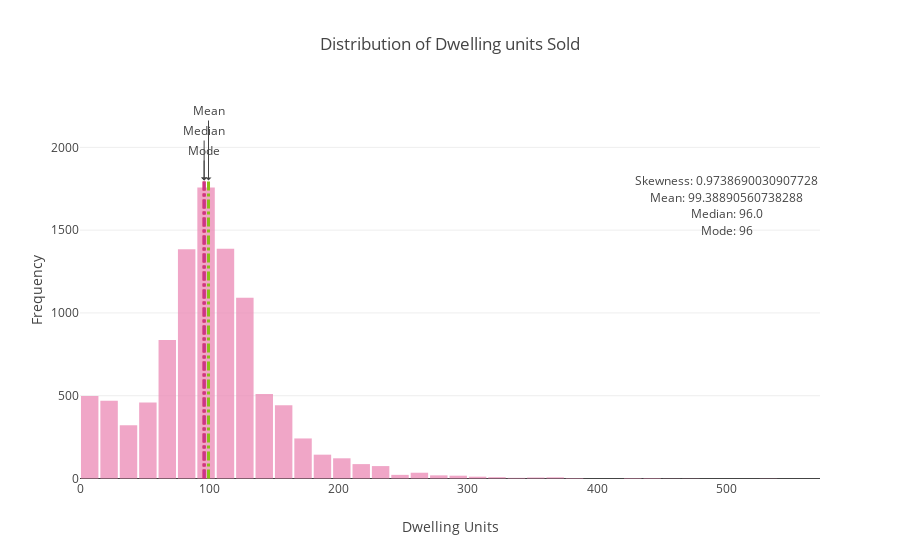

The notebook cell saved with this chart:
### Markdown cell above
<a id='Analysis2'><h2 style='text-decoration:underline'>Distribution of Dwelling Units Sold</h2></a>

> We will analyze the **distribution of dwelling units** for the entire dataset.

### Code cell
print("The skewness of the distribution of the dwelling units is: ", hdb_prop_info_df['total_dwelling_units'].skew())

data = [
  go.Histogram(
    x = hdb_prop_info_df['total_dwelling_units'],
    name = "count",
    xbins=dict(
        start=0.0,
        end= 600,
        size=15
    ),
    marker=dict(
        color='#EB89B5'
    ),
    opacity=0.75
  )
]


layout = go.Layout(
        title = 'Distribution of Dwelling units Sold',
        xaxis = dict(title = 'Dwelling Units'),
        yaxis = dict(title = 'Frequency'),
        bargroupgap = 0.1,
        shapes=[dict({
            'type': 'line',
            'x0': hdb_prop_info_df['total_dwelling_units'].mean(),
            'y0': 0,
            'x1': hdb_prop_info_df['total_dwelling_units'].mean(),
            'y1': 1800,
            'line': {
                'color': '#8bbe1b',
                'width': 3,
                'dash' : 'dashdot'
            }}),
            dict({
            'type': 'line',
            'x0': hdb_prop_info_df['total_dwelling_units'].median(),
            'y0': 0,
            'x1': hdb_prop_info_df['total_dwelling_units'].median(),
            'y1': 1800,
            'line': {
                'color': '#e12c2c',
                'width': 3,
                'dash' : 'dashdot'
            }}),
            dict({
            'type': 'line',
            'x0': hdb_prop_info_df['total_dwelling_units'].mode()[0],
            'y0': 0,
            'x1': hdb_prop_info_df['total_dwelling_units'].mode()[0],
            'y1': 1800,
            'line': {
                'color': '#cc338b',
                'width': 3,
                'dash' : 'dashdot'
            }})],
        annotations=[
        dict(
            x=500,
            y=1800,
            xref='x',
            yref='y',
            text="Skewness: " +  str(hdb_prop_info_df['total_dwelling_units'].skew()),
            showarrow=False,
            ax=0,
            ay=-40
        ),
        dict(
            x=500,
            y=1700,
            xref='x',
            yref='y',
            text="Mean: " +  str(hdb_prop_info_df['total_dwelling_units'].mean()),
            showarrow=False,
            ax=0,
            ay=-40
        ),
        dict(
            x=500,
            y=1600,
            xref='x',
            yref='y',
            text="Median: " +  str(hdb_prop_info_df['total_dwelling_units'].median()),
            showarrow=False,
            ax=0,
            ay=-40
        ),
        dict(
            x=500,
            y=1500,
            xref='x',
            yref='y',
            text="Mode: " +  str(hdb_prop_info_df['total_dwelling_units'].mode()[0]),
            showarrow=False,
            ax=0,
            ay=-40
        ),
       dict(
            x=hdb_prop_info_df['total_dwelling_units'].mean(),
            y=1800,
            xref='x',
            yref='y',
            text='Mean',
            showarrow=True,
            arrowhead=1,
            ax=0,
            ay=-70,
            arrowwidth = 1
        ),
       dict(
            x=hdb_prop_info_df['total_dwelling_units'].median(),
            y=1800,
            xref='x',
            yref='y',
            text='Median',
            showarrow=True,
            arrowhead=1,
            ax=0,
            ay=-50,
            arrowwidth = 1
        ),
      dict(
            x=hdb_prop_info_df['total_dwelling_units'].mode()[0],
            y=1800,
            xref='x',
            yref='y',
            text='Mode',
            showarrow=True,
            arrowhead=1,
            ax= 0,
            ay=-30,
            arrowwidth = 1
        ) 
    ]
)

fig = go.Figure(data=data, layout=layout)

iplot(fig, filename='histogram')

### Figure 1 — Plotly figure (JSON) as saved in the notebook; plotly's stock layout.template omitted (floating-point values rounded to 4 significant figures; data arrays with more than 128 entries replaced by an {"elided": "..."} marker saying what was removed)
{"data": [{"marker": {"color": "#EB89B5"}, "name": "count", "opacity": 0.75, "type": "histogram", "uid": "61abef10-e38d-40aa-af3c-d86e0ba51fe6", "x": {"elided": "9969 int values"}, "xbins": {"end": 600, "size": 15, "start": 0}}], "layout": {"annotations": [{"ax": 0, "ay": -40, "showarrow": false, "text": "Skewness: 0.9738690030907728", "x": 500, "xref": "x", "y": 1800, "yref": "y"}, {"ax": 0, "ay": -40, "showarrow": false, "text": "Mean: 99.38890560738288", "x": 500, "xref": "x", "y": 1700, "yref": "y"}, {"ax": 0, "ay": -40, "showarrow": false, "text": "Median: 96.0", "x": 500, "xref": "x", "y": 1600, "yref": "y"}, {"ax": 0, "ay": -40, "showarrow": false, "text": "Mode: 96", "x": 500, "xref": "x", "y": 1500, "yref": "y"}, {"arrowhead": 1, "arrowwidth": 1, "ax": 0, "ay": -70, "showarrow": true, "text": "Mean", "x": 99.39, "xref": "x", "y": 1800, "yref": "y"}, {"arrowhead": 1, "arrowwidth": 1, "ax": 0, "ay": -50, "showarrow": true, "text": "Median", "x": 96, "xref": "x", "y": 1800, "yref": "y"}, {"arrowhead": 1, "arrowwidth": 1, "ax": 0, "ay": -30, "showarrow": true, "text": "Mode", "x": 96, "xref": "x", "y": 1800, "yref": "y"}], "bargroupgap": 0.1, "shapes": [{"line": {"color": "#8bbe1b", "dash": "dashdot", "width": 3}, "type": "line", "x0": 99.39, "x1": 99.39, "y0": 0, "y1": 1800}, {"line": {"color": "#e12c2c", "dash": "dashdot", "width": 3}, "type": "line", "x0": 96, "x1": 96, "y0": 0, "y1": 1800}, {"line": {"color": "#cc338b", "dash": "dashdot", "width": 3}, "type": "line", "x0": 96, "x1": 96, "y0": 0, "y1": 1800}], "title": {"text": "Distribution of Dwelling units Sold"}, "xaxis": {"title": {"text": "Dwelling Units"}}, "yaxis": {"title": {"text": "Frequency"}}}}
